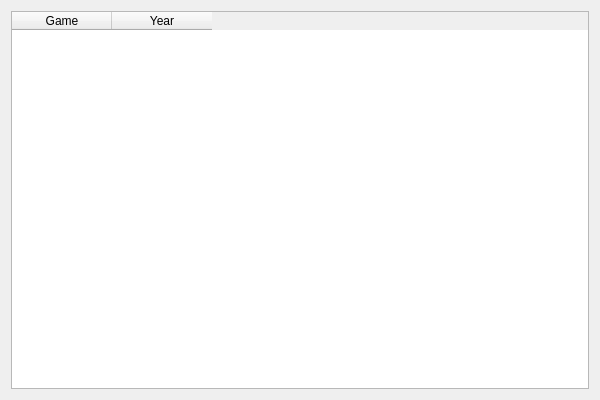
<?xml version="1.0" encoding="UTF-8"?>
<ui version="4.0">
 <class>EmulibMain</class>
 <widget class="QMainWindow" name="EmulibMain">
  <property name="geometry">
   <rect>
    <x>0</x>
    <y>0</y>
    <width>600</width>
    <height>400</height>
   </rect>
  </property>
  <property name="minimumSize">
   <size>
    <width>600</width>
    <height>400</height>
   </size>
  </property>
  <property name="windowTitle">
   <string>Emulib: Welcome!</string>
  </property>
  <widget class="QWidget" name="centralWidget">
   <property name="layoutDirection">
    <enum>Qt::LeftToRight</enum>
   </property>
   <layout class="QVBoxLayout" name="verticalLayout">
    <item>
     <widget class="QTableWidget" name="gamesTable">
      <column>
       <property name="text">
        <string>Game</string>
       </property>
      </column>
      <column>
       <property name="text">
        <string>Year</string>
       </property>
      </column>
     </widget>
    </item>
   </layout>
  </widget>
  <widget class="QMenuBar" name="menuBar">
   <property name="geometry">
    <rect>
     <x>0</x>
     <y>0</y>
     <width>600</width>
     <height>21</height>
    </rect>
   </property>
  </widget>
 </widget>
 <layoutdefault spacing="6" margin="11"/>
 <resources/>
 <connections/>
</ui>
